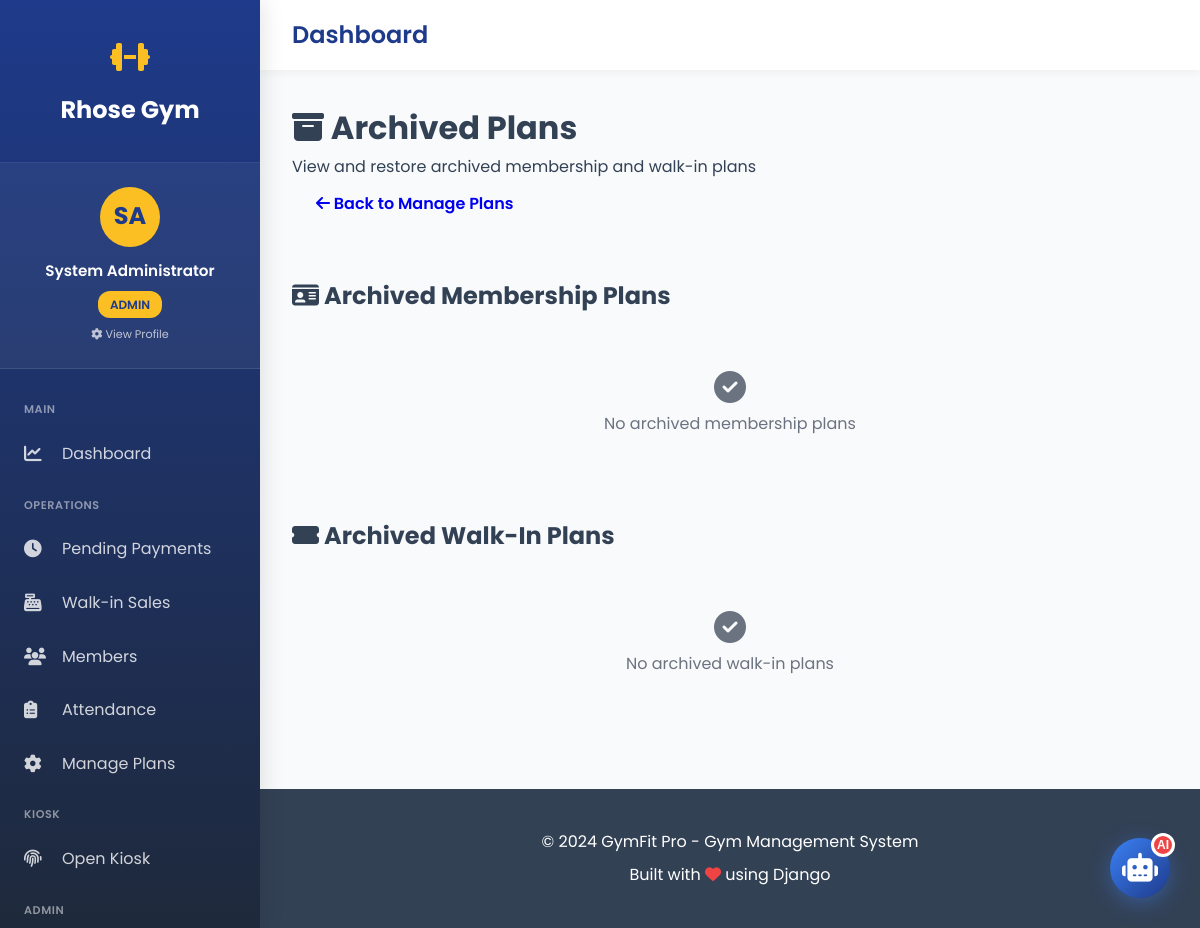
The app's page /archived-plans/ (signed in) with its own data.
### gym_app/models.py (models this page shows, shortened)
class User(AbstractUser):
    ROLE_CHOICES = [
        ('admin', 'Admin'),
        ('staff', 'Staff'),
        ('member', 'Member'),
    ]
    role = models.CharField(max_length=10, choices=ROLE_CHOICES, default='member')
    mobile_no = models.CharField(max_length=20, blank=True, null=True)
    address = models.TextField(blank=True, null=True)
    birthdate = models.DateField(blank=True, null=True)
    age = models.IntegerField(blank=True, null=True)
    profile_image = models.ImageField(
        upload_to='profile_images/',
        blank=True,
        null=True,
        help_text="Profile picture"
    )
    kiosk_pin = models.CharField(
        max_length=6,
        blank=True,
        null=True,
        unique=True,
        help_text="6-digit PIN for kiosk check-in/out",
        verbose_name="Kiosk PIN"
    )
    created_at = models.DateTimeField(auto_now_add=True)
    updated_at = models.DateTimeField(auto_now=True)
    class Meta:
        db_table = 'users'
        verbose_name = 'User'
        verbose_name_plural = 'Users'
    def is_admin(self):
        return self.role == 'admin' or self.is_superuser

### gym_app/views.py (the view)
# urls.py: path('archived-plans/', views.archived_plans_view, name='archived_plans'),
@login_required
def archived_plans_view(request):
    if not request.user.is_admin():
        messages.error(request, 'Access denied. Admin only.')
        return redirect('dashboard')
    archived_memberships = MembershipPlan.objects.filter(
        is_archived=True
    ).select_related('archived_by').order_by('-archived_at')
    archived_walkin = FlexibleAccess.objects.filter(
        is_archived=True
    ).select_related('archived_by').order_by('-archived_at')
    context = {
        'archived_memberships': archived_memberships,
        'archived_walkin': archived_walkin,
    }
    return render(request, 'gym_app/archived_plans.html', context)

### gym_app/templates/gym_app/archived_plans.html (shortened to what this page needs)
{% extends 'gym_app/base_sidebar.html' %}
{% load static %}
{% block extra_css %}
<link rel="stylesheet" href="{% static 'gym_app/css/pages/manage_plans.css' %}">
{% endblock %}
{% block content %}
<div class="container">
    <div class="page-header">
        <h1><i class="fas fa-archive"></i> Archived Plans</h1>
        <p>View and restore archived membership and walk-in plans</p>
        <a href="{% url 'manage_plans' %}" class="btn btn-secondary">
            <i class="fas fa-arrow-left"></i> Back to Manage Plans
        </a>
    </div>
    <div class="plans-section">
        <h2><i class="fas fa-id-card"></i> Archived Membership Plans</h2>
        {% if archived_memberships %}
        <div class="table-container">
            <table class="plans-table">
                <thead>
                    <tr>
                        <th>Plan Name</th>
                        <th>Duration</th>
                        <th>Price</th>
                        <th>Archived By</th>
                        <th>Archived On</th>
                        <th>Actions</th>
                    </tr>
                </thead>
                <tbody>
                    {% for plan in archived_memberships %}
                    <tr>
                        <td><strong>{{ plan.name }}</strong></td>
                        <td>{{ plan.duration_days }} days</td>
                        <td>₱{{ plan.price }}</td>
                        <td>{{ plan.archived_by.get_full_name|default:"System" }}</td>
                        <td>{{ plan.archived_at|date:"M d, Y H:i" }}</td>
                        <td>
                            <form method="POST" action="{% url 'restore_membership_plan' plan.id %}" style="display: inline;">
                                {% csrf_token %}
                                <button type="submit" class="btn btn-success btn-sm"
                                        onclick="return confirm('Restore this plan?')">
                                    <i class="fas fa-undo"></i> Restore
                                </button>
                            </form>
                        </td>
                    </tr>
                    {% endfor %}
                </tbody>
            </table>
        </div>
        {% else %}
        <div class="empty-state">
            <i class="fas fa-check-circle"></i>
            <p>No archived membership plans</p>
        </div>
        {% endif %}
    </div>
    <div class="plans-section">
        <h2><i class="fas fa-ticket-alt"></i> Archived Walk-In Plans</h2>
        {% if archived_walkin %}
        <div class="table-container">
            <table class="plans-table">
                <thead>
                    <tr>
                        <th>Pass Name</th>
                        <th>Duration</th>
                        <th>Price</th>
                        <th>Archived By</th>
                        <th>Archived On</th>
                        <th>Actions</th>
                    </tr>
                </thead>
                <tbody>
                    {% for pass in archived_walkin %}
                    <tr>
                        <td><strong>{{ pass.name }}</strong></td>
                        <td>{{ pass.duration_days }} days</td>
                        <td>₱{{ pass.price }}</td>
                        <td>{{ pass.archived_by.get_full_name|default:"System" }}</td>
                        <td>{{ pass.archived_at|date:"M d, Y H:i" }}</td>
                        <td>
                            <form method="POST" action="{% url 'restore_walkin_plan' pass.id %}" style="display: inline;">
                                {% csrf_token %}
                                <button type="submit" class="btn btn-success btn-sm"
                                        onclick="return confirm('Restore this pass?')">
                                    <i class="fas fa-undo"></i> Restore
                                </button>
                            </form>
                        </td>
                    </tr>
                    {% endfor %}
                </tbody>
            </table>
        </div>
        {% else %}
        <div class="empty-state">
            <i class="fas fa-check-circle"></i>
            <p>No archived walk-in plans</p>
        </div>
        {% endif %}
    </div>
</div>
{% endblock %}

### gym_app/templates/gym_app/base_sidebar.html (shortened to what this page needs)
<!DOCTYPE html>
<html lang="en">
<head>
    <link rel="stylesheet" href="https://cdnjs.cloudflare.com/ajax/libs/font-awesome/6.4.0/css/all.min.css">
    {% block extra_css %}{% endblock %}
</head>
<body class="has-sidebar">
    <aside class="sidebar" id="sidebar">
        <div class="sidebar-header">
            <div class="sidebar-logo">
                <i class="fas fa-dumbbell"></i>
            </div>
            <a href="{% url 'home' %}" class="sidebar-brand">Rhose Gym</a>
        </div>
        <a href="{% url 'profile_settings' %}" class="sidebar-user">
            <div class="sidebar-user-avatar">
                {% if user.profile_image %}
                    <img src="{{ user.profile_image.url }}" alt="{{ user.get_full_name }}" class="sidebar-user-avatar-img">
                {% else %}
                    {{ user.first_name|first|upper }}{{ user.last_name|first|upper }}
                {% endif %}
            </div>
            <div class="sidebar-user-name">{{ user.get_full_name|default:user.username }}</div>
            <div style="text-align: center; margin-top: 0.5rem;">
                <span class="sidebar-user-role">{{ user.role }}</span>
            </div>
            <div style="text-align: center; margin-top: 0.5rem; font-size: 0.7rem; opacity: 0.7;">
                <i class="fas fa-cog"></i> View Profile
            </div>
        </a>
            <nav class="sidebar-menu">
            <div class="sidebar-section">Main</div>
            <a href="{% url 'dashboard' %}" {% if request.path == '/dashboard/' %}class="active"{% endif %}>
                <i class="fas fa-chart-line"></i>
                <span>Dashboard</span>
            </a>
            <div class="sidebar-section">Operations</div>
            <a href="{% url 'pending_payments' %}" {% if 'pending-payments' in request.path %}class="active"{% endif %}>
                <i class="fas fa-clock"></i>
                <span>Pending Payments</span>
            </a>
            <a href="{% url 'walkin_purchase' %}" {% if 'walkin' in request.path %}class="active"{% endif %}>
                <i class="fas fa-cash-register"></i>
                <span>Walk-in Sales</span>
            </a>
            <a href="{% url 'members_list' %}" {% if 'members' in request.path %}class="active"{% endif %}>
                <i class="fas fa-users"></i>
                <span>Members</span>
            </a>
            <a href="{% url 'attendance_report' %}" {% if 'attendance' in request.path %}class="active"{% endif %}>
                <i class="fas fa-clipboard-list"></i>
                <span>Attendance</span>
            </a>
            <a href="{% url 'manage_plans' %}" {% if 'manage-plans' in request.path %}class="active"{% endif %}>
                <i class="fas fa-cog"></i>
                <span>Manage Plans</span>
            </a>
            <div class="sidebar-section">Kiosk</div>
            <a href="{% url 'kiosk_login' %}" target="_blank">
                <i class="fas fa-fingerprint"></i>
                <span>Open Kiosk</span>
            </a>
            {% if user.is_admin %}
            <div class="sidebar-section">Admin</div>
            {% endif %}
        </nav>
    </aside>
    <div class="main-wrapper">
        <div class="top-navbar">
            <div class="top-navbar-left">
                <h1>{% block page_title %}Dashboard{% endblock %}</h1>
            </div>
        </div>
        <main class="main-content">
            {% block content %}{% endblock %}
        </main>
        <footer class="footer">
            <div class="container">
                <p>&copy; 2024 GymFit Pro - Gym Management System</p>
                <p>Built with <i class="fas fa-heart" style="color: var(--danger);"></i> using Django</p>
            </div>
        </footer>
    </div>
<button class="chat-widget-button" id="chatWidgetToggle" title="Chat with FitBot">
    <i class="fas fa-robot"></i>
    <span class="chat-widget-badge">AI</span>
</button>
</body>
</html>

### gym_app/templates/gym_app/includes/styles.html (style rules this page uses)
* { margin: 0; padding: 0; box-sizing: border-box; }
:root { --primary-blue: #1e3a8a; --secondary-blue: #3b82f6; --gold: #fbbf24; --dark-gold: #f59e0b; --light-bg: #f8fafc; --white: #ffffff; --gray: #64748b; --dark-gray: #334155; --success: #10b981; --danger: #ef4444; --warning: #f59e0b; --sidebar-width: 260px; }
body { font-family: 'Poppins', sans-serif; background-color: var(--light-bg); color: var(--dark-gray); line-height: 1.6; }
body.has-sidebar { display: flex; min-height: 100vh; }
.sidebar { width: var(--sidebar-width); background: linear-gradient(180deg, var(--primary-blue) 0%, #1e293b 100%); color: var(--white); position: fixed; left: 0; top: 0; bottom: 0; overflow-y: auto; z-index: 1000; box-shadow: 4px 0 20px rgba(0, 0, 0, 0.1); transition: transform 0.3s ease; }
.sidebar-header { padding: 2rem 1.5rem; border-bottom: 1px solid rgba(255, 255, 255, 0.1); text-align: center; }
.sidebar-logo { font-size: 2rem; color: var(--gold); margin-bottom: 0.5rem; }
.sidebar-brand { font-size: 1.5rem; font-weight: 700; color: var(--white); text-decoration: none; display: block; }
.sidebar-user { padding: 1.5rem; background: rgba(255, 255, 255, 0.05); border-bottom: 1px solid rgba(255, 255, 255, 0.1); text-decoration: none; color: inherit; display: block; transition: background 0.3s ease; }
.sidebar-user-avatar { width: 60px; height: 60px; background: var(--gold); border-radius: 50%; display: flex; align-items: center; justify-content: center; font-size: 1.5rem; font-weight: 700; color: var(--primary-blue); margin: 0 auto 0.75rem; overflow: hidden; }
.sidebar-user-name { font-weight: 600; font-size: 0.95rem; text-align: center; margin-bottom: 0.25rem; }
.sidebar-user-role { font-size: 0.75rem; text-align: center; padding: 0.25rem 0.75rem; background: var(--gold); color: var(--primary-blue); border-radius: 12px; display: inline-block; font-weight: 600; text-transform: uppercase; }
.sidebar-menu { padding: 1rem 0; }
.sidebar-section { padding: 1rem 1.5rem 0.5rem; font-size: 0.7rem; text-transform: uppercase; letter-spacing: 0.05em; color: rgba(255, 255, 255, 0.5); font-weight: 600; }
.sidebar-menu a { display: flex; align-items: center; padding: 0.875rem 1.5rem; color: rgba(255, 255, 255, 0.8); text-decoration: none; transition: all 0.3s ease; position: relative; overflow: hidden; }
.sidebar-menu a::before { content: ''; position: absolute; left: 0; top: 0; bottom: 0; width: 4px; background: var(--gold); transform: scaleY(0); transition: transform 0.3s ease; }
.sidebar-menu i { font-size: 1.1rem; width: 24px; margin-right: 0.875rem; }
.main-wrapper { margin-left: var(--sidebar-width); flex: 1; display: flex; flex-direction: column; min-height: 100vh; }
.top-navbar { background: var(--white); padding: 1rem 2rem; box-shadow: 0 2px 10px rgba(0, 0, 0, 0.05); display: flex; justify-content: space-between; align-items: center; position: sticky; top: 0; z-index: 999; }
.top-navbar-left h1 { font-size: 1.5rem; color: var(--primary-blue); font-weight: 600; }
.main-content { flex: 1; padding: 2rem; max-width: 100%; }
.footer { background-color: var(--dark-gray); color: var(--white); padding: 2rem 0; margin-top: auto; text-align: center; }
.footer .container { max-width: 1200px; margin: 0 auto; padding: 0 2rem; }
.footer p { margin: 0.5rem 0; }
.btn { display: inline-block; padding: 0.75rem 1.5rem; border-radius: 8px; text-decoration: none; font-weight: 600; transition: all 0.3s; border: none; cursor: pointer; font-size: 1rem; }

### gym_app/templates/gym_app/archived_plans.html (style rules this page uses)
.plans-section { margin: 3rem 0; }
.plans-section h2 { margin-bottom: 1.5rem; color: var(--primary); }
.empty-state { text-align: center; padding: 2rem; background: #f9fafb; border-radius: 8px; color: #6b7280; }
.empty-state i { font-size: 2rem; margin-bottom: 0.5rem; }

### gym_app/templates/gym_app/base_sidebar.html (style rules this page uses)
.chat-widget-button { position: fixed; bottom: 30px; right: 30px; width: 60px; height: 60px; border-radius: 50%; background: linear-gradient(135deg, var(--secondary-blue) 0%, var(--primary-blue) 100%); color: var(--white); border: none; box-shadow: 0 5px 20px rgba(59, 130, 246, 0.4); cursor: pointer; display: flex; align-items: center; justify-content: center; font-size: 1.8rem; z-index: 10000; transition: transform 0.2s, box-shadow 0.2s; }
.chat-widget-badge { position: absolute; top: -5px; right: -5px; background: var(--danger); color: var(--white); width: 24px; height: 24px; border-radius: 50%; display: flex; align-items: center; justify-content: center; font-size: 0.75rem; font-weight: 700; border: 3px solid var(--white); }

### records on screen
User: first_name|first "S", last_name|first "A", get_full_name "System Administrator", role "ADMIN"
